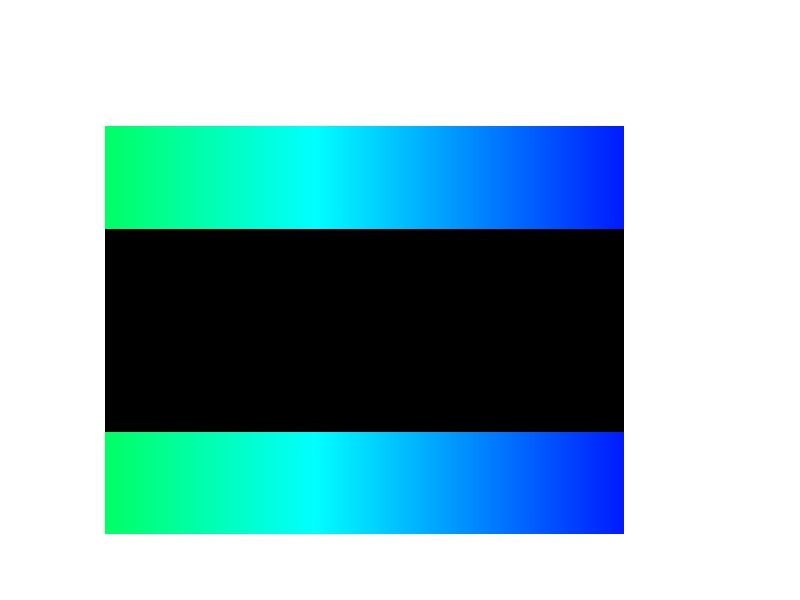
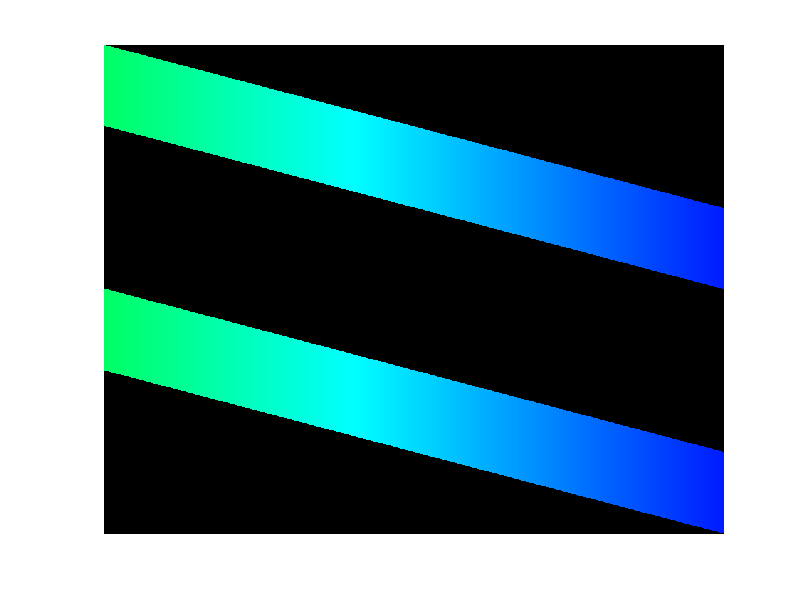
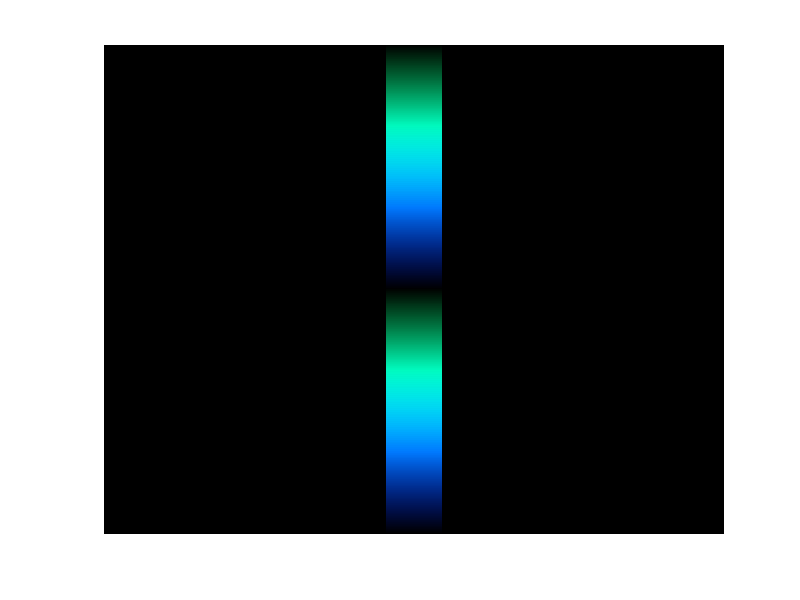

Recreate these plots in MATLAB, in order.
% This script tests the idea of convoluting a 1D shape into 1 line
clear; close all; clc;
%% Start program (input)
% Amount of colors (amount of columns) [50]
amountOfColors = 1000;

% Amount of elements in the height direction (Amount of row entries) [100]
amountOfElementsInHeight = amountOfColors;

% Dictates the percentage of the center part blocked by the filter [50]
percentageBlocked = 50; 

% Specify the portion you select from the generated spectrum (in
% percentage) [45,70]
beginSpectrum = 40;
endSpectrum = 65;

% Specify the speed of the diffraction grating (not in real /mm but just a
% number) [3]
speedGrating = 2;

% Dictate the plot width
plotWidth = 400;
plotHeight = 800;
%% Initialisation
% Get colors
colors = hsv(amountOfColors)';

% Initialise image (white)
base = ones(amountOfElementsInHeight,amountOfColors,3);

% Assign colors to image
base(:,:,1) = repmat(colors(1,:),amountOfElementsInHeight,1);
base(:,:,2) = repmat(colors(2,:),amountOfElementsInHeight,1);
base(:,:,3) = repmat(colors(3,:),amountOfElementsInHeight,1);

% Put colors through slit to gather desired colors
truncatedColors = base(:,floor(beginSpectrum/100*amountOfColors):floor(endSpectrum*amountOfColors/100),:);

%Show image
figure('position',[0 0 plotWidth plotHeight]);
hold on;
image(truncatedColors)
axis off

% Block part of the spectrum
blockedElements = floor(size(truncatedColors,1)*percentageBlocked/100);
% Create blocking filter
blockingFilter = zeros(blockedElements,size(truncatedColors,2),3);

% Calculate index start
indexStart = floor((size(truncatedColors,1) - blockedElements)/2);
% Apply filter
truncatedColors(indexStart:indexStart+blockedElements-1,:,:) = blockingFilter;

image(truncatedColors);

newAmtColors = size(truncatedColors,2);
% Create bigger zero matrix to be used for shifting the colors
bigMatrix = zeros(speedGrating*newAmtColors+amountOfElementsInHeight,newAmtColors,3);

% Now for each column in the truncated Colors put them in the corresponding
% row in the bigMatrix but shift every column 2 down with respect to the
% previous column

for i=0:size(truncatedColors, 2)-1
    firstIndex = i*speedGrating+1;
    lastIndex = firstIndex + size(truncatedColors, 1)-1;
    bigMatrix(firstIndex:lastIndex,i+1,:) = truncatedColors(:,i+1,:);
end

figure('position',[0 0 plotWidth plotHeight]);
image(bigMatrix)
axis off;

% squeeze them to one color
squeezed = sum(bigMatrix,2)/size(bigMatrix,2);

minimumBrightness = min(min(squeezed));
maximumBrightness = max(max(squeezed));

factor = 1/(maximumBrightness-minimumBrightness);

squeezedCorrected = squeezed*factor;

filler = repmat(zeros(size(squeezedCorrected)),1,5);

figure('position',[0 0 plotWidth plotHeight]);
image([filler,squeezedCorrected,filler]);
axis off;
